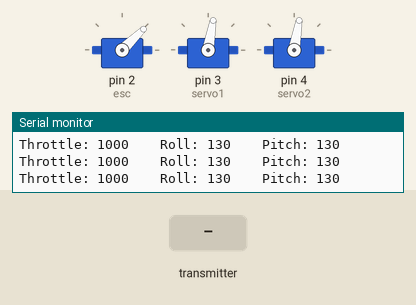
This sketch was run on a simulated Arduino Uno, built with avr-gcc and run on an emulated ATmega328P. Shown: 3 × servo, the last lines printed to the serial monitor. The inputs (shaded band) are chosen by the test bench. No radio packets arrive unless stated.

Above: at 1.2 s.
1.3 s: the transmitter starts sending throttle = 64
At 2.5 s:
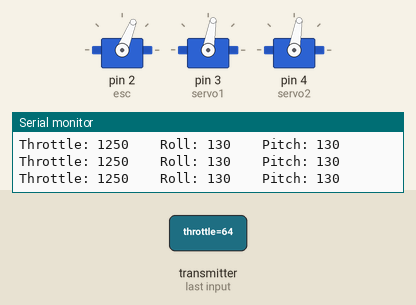
2.8 s: the transmitter starts sending pitch = 0
At 4.0 s:
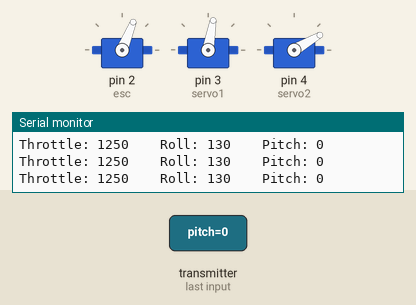
4.3 s: the transmitter starts sending roll = 0
At 5.2 s:
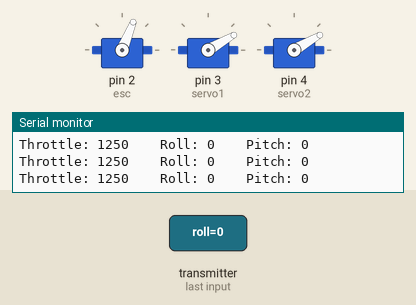
5.8 s: the transmitter starts sending throttle = 0
At 6.3 s:
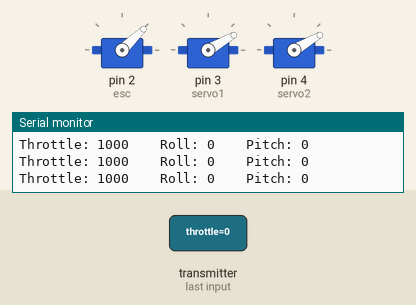
7.3 s: the transmitter starts sending pitch = 64
At 8.5 s:
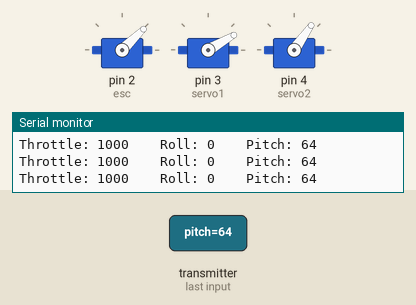
8.8 s: the transmitter starts sending roll = 64
At 9.7 s:
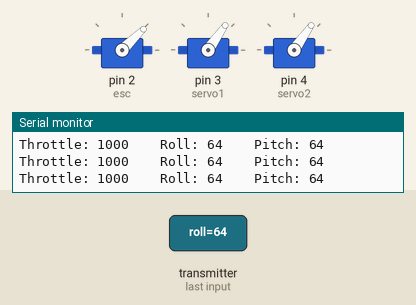
Timing chart, 0 to 11.3 s (numbered marks = the images above; inputs shaded):
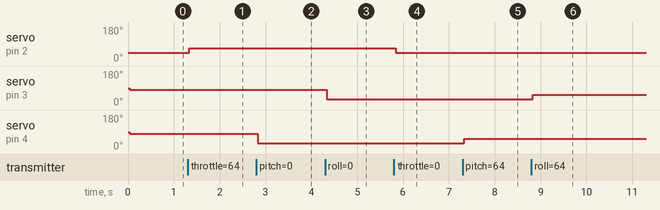

Measured:
- after the input at 1.3 s, servo on pin 2 (esc): 44° → 68° at once
- after the input at 2.8 s, servo on pin 4 (servo2): 80° → 30° at once
- after the input at 4.3 s, servo on pin 3 (servo1): 80° → 30° at once
- after the input at 5.8 s, servo on pin 2 (esc): 68° → 44° at once
- after the input at 7.3 s, servo on pin 4 (servo2): 30° → 55° at once
- after the input at 8.8 s, servo on pin 3 (servo1): 30° → 55° at once

The sketch:

NRF24_receiver_code_no_PID_.ino
```cpp
/* Receiver code for the Arduino Radio control with PWM output
 *
 *  THIS ONLY WORKS WITH ATMEGA328p registers!!!!
 *  Install the NRF24 library to your IDE
 * Upload this code to the Arduino UNO
 * Connect a NRF24 module to it:

    Module // Arduino UNO

    GND    ->   GND
    Vcc    ->   3.3V
    CE     ->   D9
    CSN    ->   D10
    CLK    ->   D13
    MOSI   ->   D11
    MISO   ->   D12

This code receive 3 channels and create a PWM output for each one on D2, D3, D4
Please, like share and subscribe : https://www.youtube.com/channel/UCNMdGm2BwTYoPvY7Yus1QpA
*/

#include<Servo.h>
int pin2;
int pin3;
int pin4;
Servo esc;
Servo servo1;
Servo servo2;
unsigned long previousMillis = 0;                            //Set initial timer value used for the PWM signal

#include <SPI.h>
#include <nRF24L01.h>
#include <RF24.h>
const uint64_t pipeIn = 0xE8E8F0F0E1LL;     //Remember that this code is the same as in the transmitter

RF24 radio(9, 10);

                    //We could use up to 32 channels
struct MyData {
byte throttle;      //We define each byte of data input, in this case just 3 channels
byte pitch;
byte roll;
};

MyData data;

void resetData()
{
//We define the inicial value of each data input
//3 potenciometers will be in the middle position so 127 is the middle from 254
data.throttle = 0;
data.pitch = 130;
data.roll = 130;
}

/**************************************************/

void setup()
{Serial.begin(250000);
  esc.attach(2); // connect ESC signal pin to digital pin D2
 servo1.attach(3);//Aileron or roll servo to pin D3
servo2.attach(4);//Pitch servo to pin D4
esc.writeMicroseconds(1000);
resetData();
radio.begin();
radio.setAutoAck(false);

radio.setDataRate(RF24_250KBPS);
radio.openReadingPipe(1,pipeIn);
//we start the radio comunication
radio.startListening();
}

/**************************************************/

unsigned long lastRecvTime = 0;

void recvData()
{
while ( radio.available() ) {
radio.read(&data, sizeof(MyData));
lastRecvTime = millis(); //here we receive the data
}
}

/**************************************************/

void loop()
{
recvData();
unsigned long now = millis();
//Here we check if we've lost signal, if we did we reset the values
if ( now - lastRecvTime > 1000 ) {
// Signal lost?
resetData();
}

pin2 = map(data.throttle, 0, 255, 1000, 2000);     //PWM value on digital pin D2
pin3 = map(data.roll,    0, 255, 30, 130);     //(between 0 to 180(in my case i have set it to vary between 30 to 130)PWM value on digital pin D3
pin4 = map(data.pitch,     0, 255, 30, 130);     //PWM value on digital pin D4

  esc.writeMicroseconds(pin2);
  delay(15);
  servo1.write(pin3);
  delay(15);
  servo2.write(pin4);
  delay(15);


  Serial.print("Throttle: "); Serial.print(pin2);  Serial.print("    ");
  Serial.print("Roll: ");     Serial.print(data.roll);      Serial.print("    ");
  Serial.print("Pitch: ");     Serial.print(data.pitch);      Serial.print("    ");
  Serial.print("\n");

/*To test if the wireless system is working coneect the receiver module to your PC,
 open the serial monitor and
 set baud rate to 250000
 Now move the joysticks on your transmitter
 you should see the values changing
 */
 }
```
